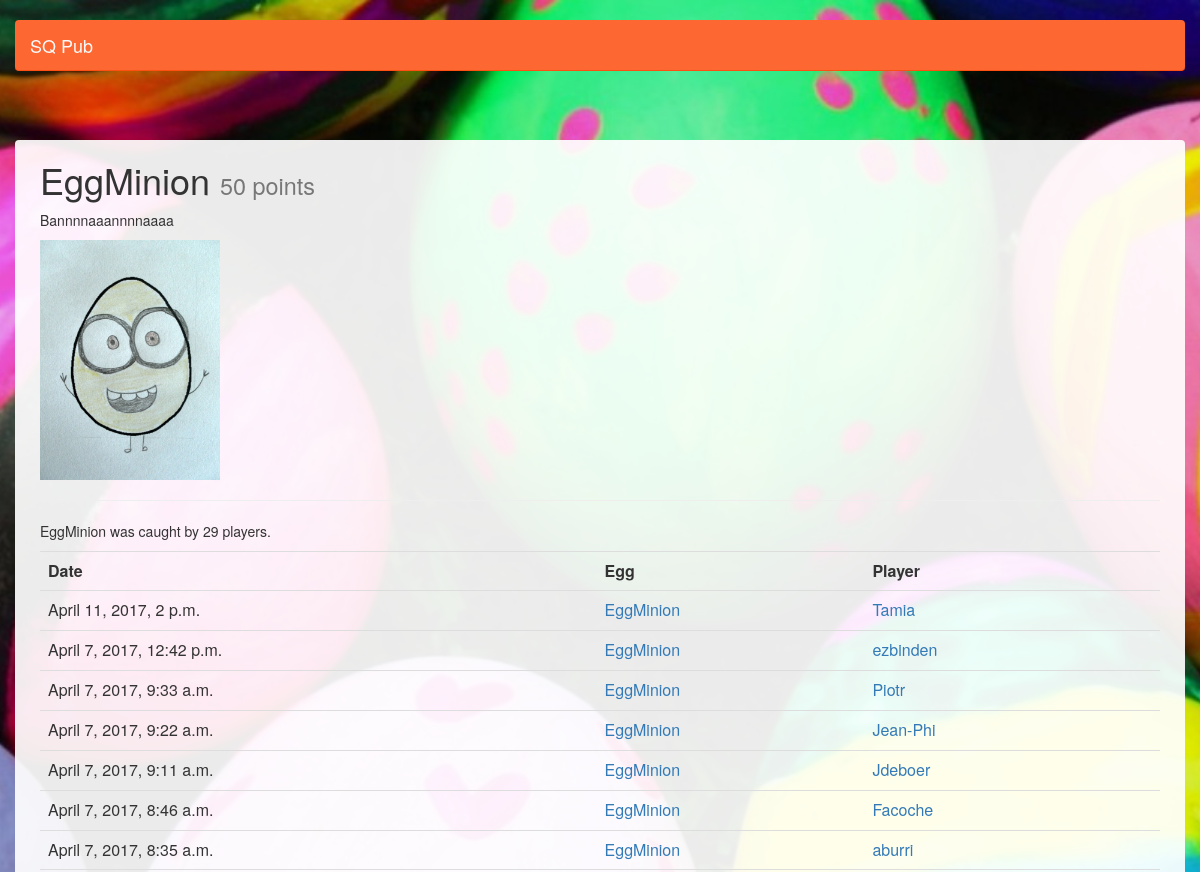
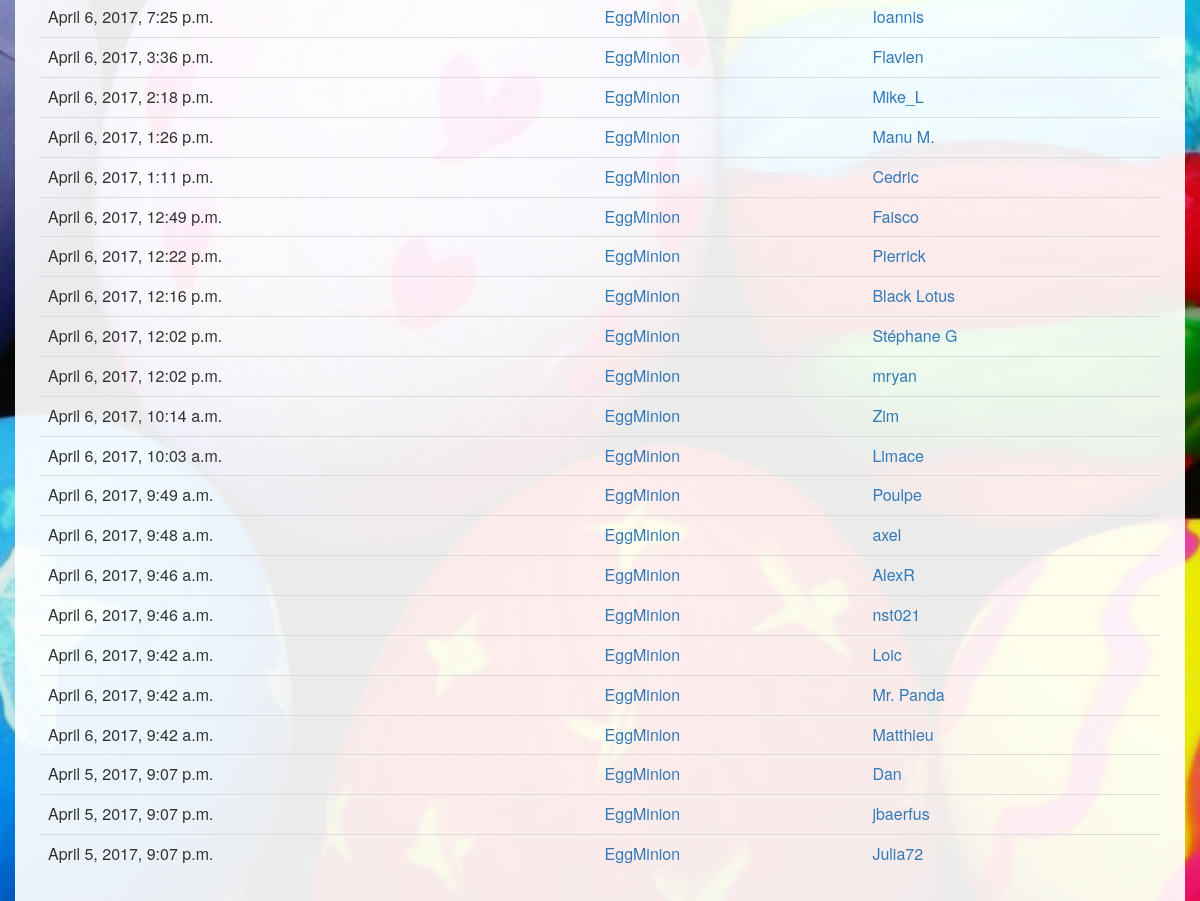
Screenshot of /egg/15/ with the database file from the repository (2 pictures, top to bottom).
### eggcatch/models.py (models this page shows, shortened)
@python_2_unicode_compatible  # only if you need to support Python 2
class Egg(models.Model):
    name = models.CharField(max_length=64, unique=True)
    points = models.SmallIntegerField(default=10)
    code = models.CharField(max_length=32, editable=True, blank=True, unique=True)
    description = models.CharField(max_length=256, blank=True)
    comment_private = models.CharField(max_length=256, blank=True)
    image = models.ImageField(upload_to=get_image_path, blank=True, null=True)
    def is_toxic(self):
        return self.points < 0

@python_2_unicode_compatible  # only if you need to support Python 2
class Catch(models.Model):
    egg = models.ForeignKey(Egg, on_delete=models.CASCADE)
    player = models.ForeignKey(Player, on_delete=models.CASCADE)
    date = models.DateTimeField('catch date')

@python_2_unicode_compatible  # only if you need to support Python 2
class Player(models.Model):
    name = models.CharField(max_length=64, unique=True)
    last_eurochicken = models.DateTimeField('last eurochicken', default=datetime.datetime.now, blank=True, null=True)
    egg_eurochicken = models.ForeignKey(Egg, on_delete=models.CASCADE, blank=True, null=True)
    code_eurochicken = models.CharField(max_length=32, editable=True, blank=True)

### eggcatch/views.py (the view)
# urls.py: url(r'^egg/(?P<id>[0-9]+)/$', views.egg_detail_from_id, name='egg'),
def egg_detail_from_id(request, id):
    player = current_player(request)
    egg = get_object_or_404(Egg, id=id)
    catch = Catch.objects.filter(player=player, egg=egg).first()
    catches = Catch.objects.filter(egg=egg).order_by("-date")
    return render(request, 'egg_detail.html', {'allow_catch':False, 'egg': egg, 'player':player, 'catch':catch, 'just_caught':False, 'catches':catches})

### eggcatch/views.py (called while the page is built, shortened)
def current_player(request):
    if 'player_id' not in request.COOKIES:
        return None

### eggcatch/templates/egg_detail.html (shortened to what this page needs)
{% extends "base.html" %}
{% block content %}
<h1>
	{{ egg.name }}
	<span class="small">{{ egg.points }} points</span>
</h1>
<p>{{ egg.description }}</p>
{% if egg.is_toxic %}
{% load static %}
{% endif %}
{% if egg.image %}
<img src="{{ egg.image.url }}" width=180 />
{% endif %}
<hr />
{% if catch %}
{% else %}
	<P>
{% endif %}
<P>{{ egg.name }} was caught by {{ catches.count }} players.</P>
<table class="table table-responsive table-hover">
  <tr>
    <th>Date</th>
    <th>Egg</th>
    <th>Player</th>
  </tr>
  {% for c in catches %}
  <tr>
    <td>{{c.date}}</td>
    <td><a href="/egg/{{ c.egg.id }}">{{ c.egg.name }}</a></td>
    <td><a href="/player/{{ c.player.id }}">{{ c.player.name }}</a></td>
  </tr>
  {% endfor %}
</table>
{% endblock %}

### site_media/css/sqpub.css (style rules this page uses)
body { background-color: red; background: url('../img/bg2-dark.jpg') no-repeat center center fixed; -webkit-background-size: cover; -moz-background-size: cover; -o-background-size: cover; background-size: cover; min-height: 100%; padding: 0px 10px; }

### rows the page displays
Egg: name "EggMinion", points "50", description "Bannnnaaannnnaaaa", image (picture)
Catch: date "April 11, 2017, 2 p.m.", egg.name "EggMinion", player.name "Tamia"
Catch: date "April 7, 2017, 12:42 p.m.", egg.name "EggMinion", player.name "ezbinden"
Catch: date "April 7, 2017, 9:33 a.m.", egg.name "EggMinion", player.name "Piotr"
Catch: date "April 7, 2017, 9:22 a.m.", egg.name "EggMinion", player.name "Jean-Phi"
Catch: date "April 7, 2017, 9:11 a.m.", egg.name "EggMinion", player.name "Jdeboer"
Catch: date "April 7, 2017, 8:46 a.m.", egg.name "EggMinion", player.name "Facoche"
Catch: date "April 7, 2017, 8:35 a.m.", egg.name "EggMinion", player.name "aburri"
Catch: date "April 6, 2017, 7:25 p.m.", egg.name "EggMinion", player.name "Ioannis"
Catch: date "April 6, 2017, 3:36 p.m.", egg.name "EggMinion", player.name "Flavien"
Catch: date "April 6, 2017, 2:18 p.m.", egg.name "EggMinion", player.name "Mike_L"
Catch: date "April 6, 2017, 1:26 p.m.", egg.name "EggMinion", player.name "Manu M."
Catch: date "April 6, 2017, 1:11 p.m.", egg.name "EggMinion", player.name "Cedric"
Catch: date "April 6, 2017, 12:49 p.m.", egg.name "EggMinion", player.name "Faisco"
Catch: date "April 6, 2017, 12:22 p.m.", egg.name "EggMinion", player.name "Pierrick"
Catch: date "April 6, 2017, 12:16 p.m.", egg.name "EggMinion", player.name "Black Lotus"
Catch: date "April 6, 2017, 12:02 p.m.", egg.name "EggMinion", player.name "Stéphane G"
Catch: date "April 6, 2017, 12:02 p.m.", egg.name "EggMinion", player.name "mryan"
Catch: date "April 6, 2017, 10:14 a.m.", egg.name "EggMinion", player.name "Zim"
Catch: date "April 6, 2017, 10:03 a.m.", egg.name "EggMinion", player.name "Limace"
Catch: date "April 6, 2017, 9:49 a.m.", egg.name "EggMinion", player.name "Poulpe"
Catch: date "April 6, 2017, 9:48 a.m.", egg.name "EggMinion", player.name "axel"
Catch: date "April 6, 2017, 9:46 a.m.", egg.name "EggMinion", player.name "AlexR"
Catch: date "April 6, 2017, 9:46 a.m.", egg.name "EggMinion", player.name "nst021"
Catch: date "April 6, 2017, 9:42 a.m.", egg.name "EggMinion", player.name "Loic"
Catch: date "April 6, 2017, 9:42 a.m.", egg.name "EggMinion", player.name "Mr. Panda"
Catch: date "April 6, 2017, 9:42 a.m.", egg.name "EggMinion", player.name "Matthieu"
Catch: date "April 5, 2017, 9:07 p.m.", egg.name "EggMinion", player.name "Dan"
Catch: date "April 5, 2017, 9:07 p.m.", egg.name "EggMinion", player.name "jbaerfus"
Catch: date "April 5, 2017, 9:07 p.m.", egg.name "EggMinion", player.name "Julia72"

### other values shown
{{ catches.count }} "29"
